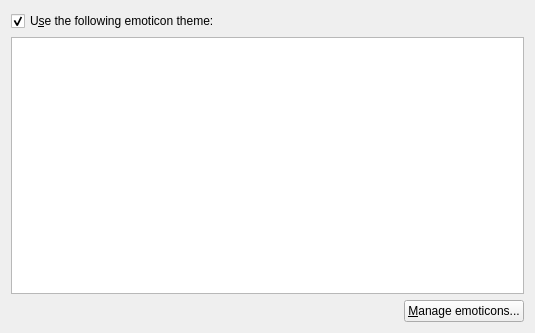
<ui version="4.0" >
 <class>ChatWindowConfig_Emoticons</class>
 <widget class="QWidget" name="ChatWindowConfig_Emoticons" >
  <property name="geometry" >
   <rect>
    <x>0</x>
    <y>0</y>
    <width>535</width>
    <height>333</height>
   </rect>
  </property>
  <layout class="QGridLayout" >
   <item row="0" column="0" colspan="2" >
    <widget class="QCheckBox" name="kcfg_useEmoticons" >
     <property name="sizePolicy" >
      <sizepolicy vsizetype="Fixed" hsizetype="Preferred" >
       <horstretch>0</horstretch>
       <verstretch>0</verstretch>
      </sizepolicy>
     </property>
     <property name="whatsThis" >
      <string>If this is checked, the text representation of emoticons in messages will be replaced by an image</string>
     </property>
     <property name="text" >
      <string>U&amp;se the following emoticon theme:</string>
     </property>
     <property name="checked" >
      <bool>true</bool>
     </property>
    </widget>
   </item>
   <item row="1" column="0" colspan="2" >
    <widget class="QListWidget" name="icon_theme_list" >
     <property name="alternatingRowColors" >
      <bool>true</bool>
     </property>
    </widget>
   </item>
   <item row="2" column="1" >
    <widget class="QPushButton" name="btnManageThemes" >
     <property name="sizePolicy" >
      <sizepolicy vsizetype="Fixed" hsizetype="Maximum" >
       <horstretch>0</horstretch>
       <verstretch>0</verstretch>
      </sizepolicy>
     </property>
     <property name="text" >
      <string>&amp;Manage emoticons...</string>
     </property>
    </widget>
   </item>
  </layout>
  <zorder>kcfg_useEmoticons</zorder>
  <zorder>icon_theme_list</zorder>
  <zorder>btnManageThemes</zorder>
 </widget>
 <resources/>
 <connections>
  <connection>
   <sender>kcfg_useEmoticons</sender>
   <signal>toggled(bool)</signal>
   <receiver>icon_theme_list</receiver>
   <slot>setEnabled(bool)</slot>
   <hints>
    <hint type="sourcelabel" >
     <x>20</x>
     <y>20</y>
    </hint>
    <hint type="destinationlabel" >
     <x>267</x>
     <y>160</y>
    </hint>
   </hints>
  </connection>
 </connections>
</ui>
